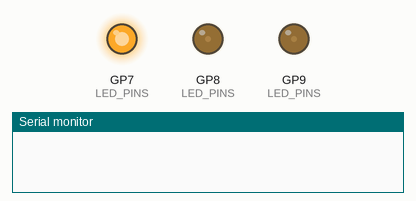
Recording of a sketch running on a simulated Raspberry Pi Pico. Shown: output pins drawn as LEDs (lit = HIGH), the last lines printed to the serial monitor.

Above: at 0.05 s.
At 0.45 s:
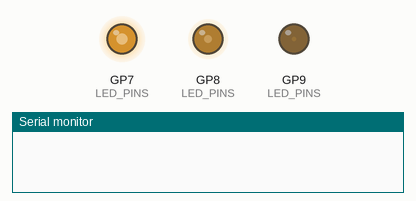
At 0.9 s:
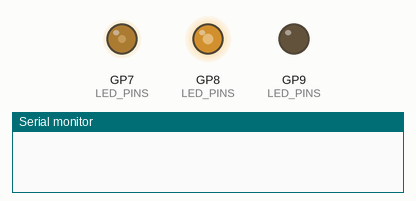
At 1.8 s:
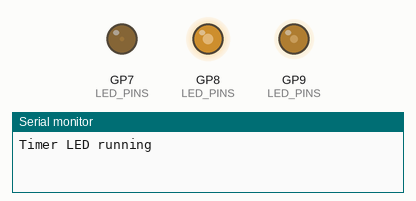
At 2.7 s:
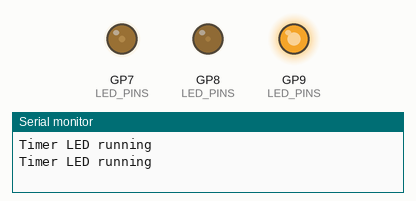
At 3.6 s:
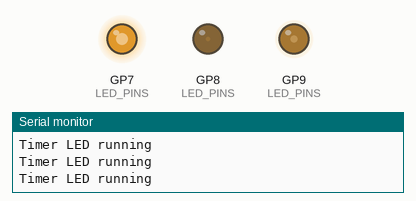
Timing chart, 0 to 8.8 s (numbered marks = the images above):
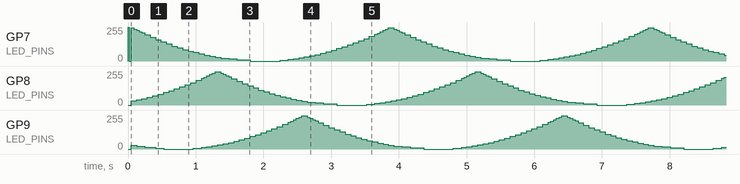

The sketch:

02_TimerIRQ_SoftwarePWM.ino
```cpp
#include <Arduino.h>

// GPIO numbers, not package-pin or board-header numbers.
// Active HIGH: GPIO -> resistor -> LED anode; LED cathode -> GND.
constexpr uint8_t LED_PINS[3] = {7, 8, 9}; // Blue, Red, Yellow
constexpr uint16_t OFFSETS[3] = {0, 256, 128};
constexpr uint16_t FRAME_COUNT = 384;
constexpr uint32_t FRAME_MS = 10; // One colour cycle = 3.84 s

// Triangle envelope + approximate gamma 2.0 correction.
// maximum=64 (software PWM) or 255 (PIO / hardware PWM).
uint16_t brightness(uint16_t frame, uint16_t offset, uint16_t maximum) {
  uint16_t p = (frame + offset) % FRAME_COUNT;
  uint16_t a = (p < 192) ? (192 - p) : (p - 192);
  return (uint32_t(a) * a * maximum + 18432u) / 36864u;
}

#include "pico/time.h"
#include "hardware/gpio.h"
constexpr uint32_t LED_MASK = (1u << 7) | (1u << 8) | (1u << 9);
constexpr uint8_t PWM_STEPS = 64;
constexpr int64_t SLOT_US = 50;
constexpr uint16_t TICKS_PER_FRAME = 200; // 200 * 50us = 10ms
uint8_t dutyTable[FRAME_COUNT][3]; // 1152 bytes; written before timer starts
repeating_timer_t ledTimer; // Must remain alive for the timer's entire lifetime
bool timerReady = false;

bool ledTimerCallback(repeating_timer_t *timer) {
  (void)timer;
  static uint8_t slot = 0;
  static uint16_t frame = 0;
  static uint16_t envelopeTicks = 0;
  static uint8_t activeDuty[3] = {0, 0, 0};
  if (slot == 0) { // Latch all duties only at a PWM-period boundary
    for (uint8_t i = 0; i < 3; ++i) activeDuty[i] = dutyTable[frame][i];
  }
  uint32_t bits = 0;
  for (uint8_t i = 0; i < 3; ++i)
    if (slot < activeDuty[i]) bits |= (1u << LED_PINS[i]);
  gpio_put_masked(LED_MASK, bits);
  slot = (slot + 1) % PWM_STEPS;
  if (++envelopeTicks == TICKS_PER_FRAME) {
    envelopeTicks = 0;
    frame = (frame + 1) % FRAME_COUNT;
  }
  return true; // false would stop this repeating timer
}

void setup() {
  Serial.begin(115200); // Never wait for the serial monitor
  for (uint8_t pin : LED_PINS) {
    pinMode(pin, OUTPUT);
    digitalWrite(pin, LOW);
  }
  for (uint16_t f = 0; f < FRAME_COUNT; ++f)
    for (uint8_t i = 0; i < 3; ++i)
      dutyTable[f][i] = brightness(f, OFFSETS[i], PWM_STEPS);
  // Negative period requests start-to-start scheduling (not end-to-start).
  timerReady = add_repeating_timer_us(-SLOT_US, ledTimerCallback,
                                      nullptr, &ledTimer);
}

void loop() {
  static uint32_t lastMessageMs = 0;
  uint32_t now = millis();
  if ((uint32_t)(now - lastMessageMs) >= 1000) {
    lastMessageMs = now;
    if (Serial) Serial.println(timerReady ? "Timer LED running" :
                                           "ERROR: timer allocation failed");
  }
  // Even delay(2000) here would leave this IRQ-driven animation running.
  // Do not put Serial, delay(), allocation, or blocking I/O in the callback.
}
```
